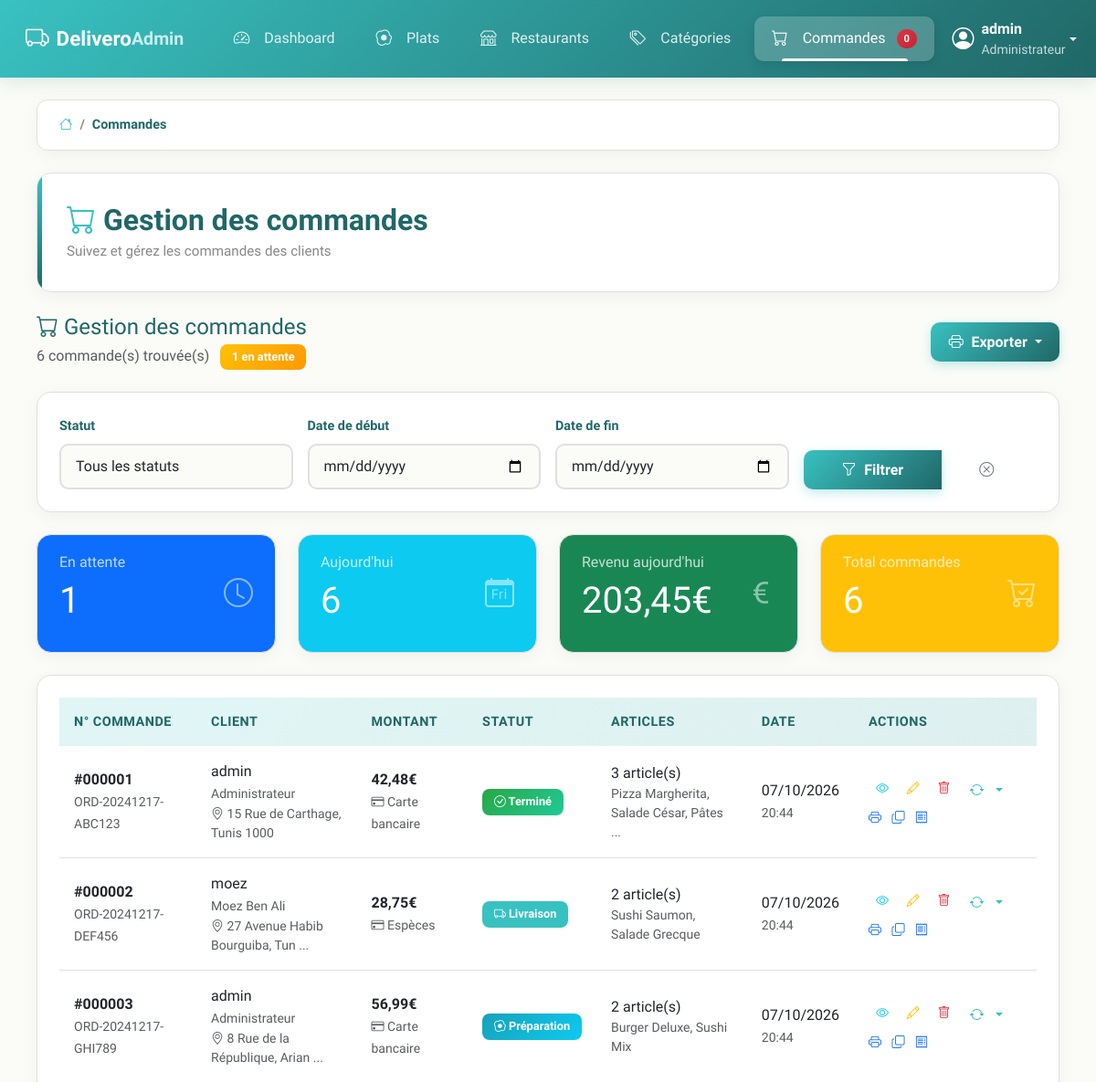
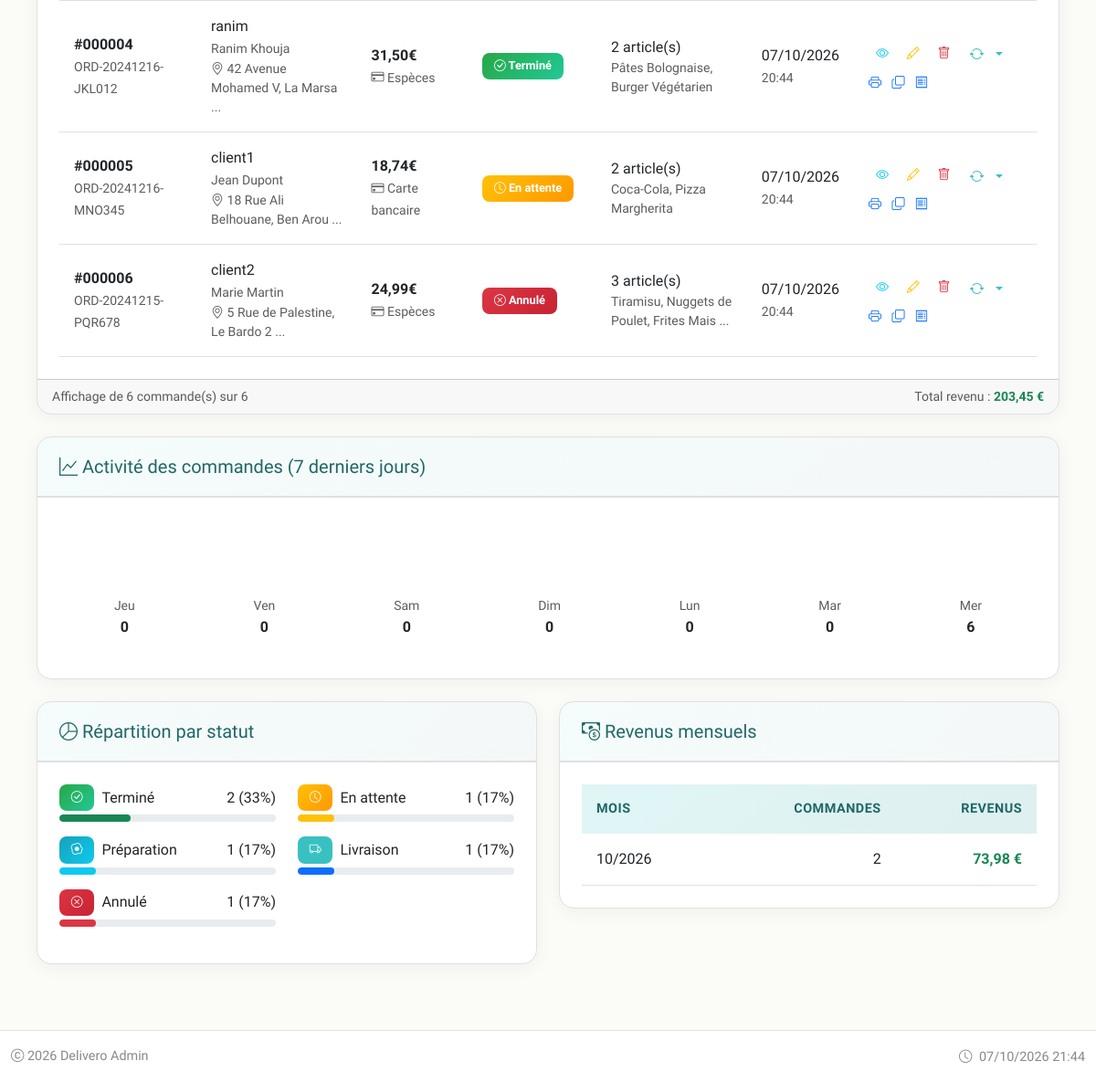
The app's page /admin/orders.php (signed in) with its own data (2 pictures, top to bottom).
### tables this page shows
CREATE TABLE IF NOT EXISTS orders (
    id INT AUTO_INCREMENT PRIMARY KEY,
    order_number VARCHAR(20) UNIQUE NOT NULL,
    user_id INT,
    total DECIMAL(10,2) NOT NULL,
    status ENUM('pending', 'preparing', 'delivering', 'completed', 'cancelled') DEFAULT 'pending',
    delivery_address TEXT,
    delivery_time TIME,
    payment_method VARCHAR(50),
    notes TEXT,
    created_at TIMESTAMP DEFAULT CURRENT_TIMESTAMP,
    updated_at TIMESTAMP DEFAULT CURRENT_TIMESTAMP ON UPDATE CURRENT_TIMESTAMP,
    FOREIGN KEY (user_id) REFERENCES users(id) ON DELETE SET NULL,
    INDEX idx_order_number (order_number),
    INDEX idx_status (status),
    INDEX idx_created (created_at)
);

### admin/templates/orders_list.phtml (the view, shortened to what the rows shown need)
<div class="row mb-4">
    <div class="col-12">
        <div class="d-flex justify-content-between align-items-center">
            <div>
                <h2 class="h4 mb-1">
                    <i class="bi bi-cart"></i> Gestion des commandes
                </h2>
            </div>
        </div>
    </div>
</div>
<div class="row mb-4">
    <div class="col-md-3">
        <div class="card bg-primary text-white">
            <div class="card-body">
                <div class="d-flex justify-content-between align-items-center">
                    <div>
                        <h2 class="card-title display-6"><?= $pendingCount ?></h2>
                    </div>
                </div>
            </div>
        </div>
    </div>
    <div class="col-md-3">
        <div class="card bg-info text-white">
            <div class="card-body">
                <div class="d-flex justify-content-between align-items-center">
                    <div>
                        <h2 class="card-title display-6"><?= $todayCount ?></h2>
                    </div>
                </div>
            </div>
        </div>
    </div>
    <div class="col-md-3">
        <div class="card bg-success text-white">
            <div class="card-body">
                <div class="d-flex justify-content-between align-items-center">
                    <div>
                        <h2 class="card-title display-6"><?= number_format($todayRevenue, 2, ',', ' ') ?>€</h2>
                    </div>
                </div>
            </div>
        </div>
    </div>
    <div class="col-md-3">
        <div class="card bg-warning text-white">
            <div class="card-body">
                <div class="d-flex justify-content-between align-items-center">
                    <div>
                        <h2 class="card-title display-6"><?= $totalCount ?></h2>
                    </div>
                </div>
            </div>
        </div>
    </div>
</div>
<?php if (empty($orders)): ?>
    <div class="card">
        <div class="card-body text-center py-5">
            <i class="bi bi-cart display-1 text-muted mb-3"></i>
            <h3>Aucune commande trouvée</h3>
            <p class="text-muted mb-4">
                <?php if (isset($status_filter) && $status_filter): ?>
                    Aucune commande avec ce statut.
                <?php else: ?>
                    Aucune commande n'a encore été passée.
                <?php endif; ?>
            </p>
            <a href="add_order.php" class="btn btn-primary">
                <i class="bi bi-plus-circle"></i> Créer une commande
            </a>
        </div>
    </div>
<?php else: ?>
    <div class="card">
        <div class="card-body">
            <div class="table-responsive">
                <table class="table table-hover">
                    <thead>
                        <tr>
                            <th>N° Commande</th>
                            <th>Client</th>
                            <th>Montant</th>
                            <th>Statut</th>
                            <th>Articles</th>
                            <th>Date</th>
                            <th width="200">Actions</th>
                        </tr>
                    </thead>
                    <tbody>
                        <?php foreach ($orders as $order): ?>
                            <tr>
                                <td>
                                    <strong>#<?= str_pad($order['id'], 6, '0', STR_PAD_LEFT) ?></strong>
                                    <?php if ($order['order_number']): ?>
                                        <br>
                                        <small class="text-muted"><?= htmlspecialchars($order['order_number']) ?></small>
                                    <?php endif; ?>
                                </td>
                                <td>
                                    <?php if ($order['username'] && $order['username'] !== 'N/A'): ?>
                                        <div class="fw-medium"><?= htmlspecialchars($order['username']) ?></div>
                                        <?php if ($order['full_name'] && $order['full_name'] !== 'N/A'): ?>
                                            <small class="text-muted"><?= htmlspecialchars($order['full_name']) ?></small>
                                        <?php endif; ?>
                                    <?php else: ?>
                                        <div class="text-muted">Client inconnu</div>
                                    <?php endif; ?>
                                    <?php if ($order['delivery_address']): ?>
                                        <small class="text-muted d-block" style="max-width: 200px;">
                                            <i class="bi bi-geo-alt"></i>
                                            <?= htmlspecialchars(substr($order['delivery_address'], 0, 30)) ?>
                                            <?php if (strlen($order['delivery_address']) > 30): ?>...<?php endif; ?>
                                        </small>
                                    <?php endif; ?>
                                </td>
                                <td>
                                    <div class="fw-bold"><?= number_format($order['total'], 2, ',', ' ') ?>€</div>
                                    <?php if ($order['payment_method']): ?>
                                        <small class="text-muted">
                                            <i class="bi bi-credit-card"></i>
                                            <?= htmlspecialchars($order['payment_method']) ?>
                                        </small>
                                    <?php endif; ?>
                                </td>
                                <td>
                                    <?php
                                    $statusConfig = [
                                        'pending' => ['class' => 'warning', 'icon' => 'clock', 'text' => 'En attente'],
                                        'preparing' => ['class' => 'info', 'icon' => 'egg-fried', 'text' => 'Préparation'],
                                        'delivering' => ['class' => 'primary', 'icon' => 'truck', 'text' => 'Livraison'],
                                        'completed' => ['class' => 'success', 'icon' => 'check-circle', 'text' => 'Terminé'],
                                        'cancelled' => ['class' => 'danger', 'icon' => 'x-circle', 'text' => 'Annulé']
                                    ];
                                    $config = $statusConfig[$order['status']];
                                    ?>
                                    <span class="badge bg-<?= $config['class'] ?>">
                                        <i class="bi bi-<?= $config['icon'] ?>"></i>
                                        <?= $config['text'] ?>
                                    </span>
                                </td>
                                <td>
                                    <div class="fw-medium"><?= $order['items_count'] ?> article(s)</div>
                                    <?php if ($order['dish_names'] && $order['dish_names'] !== 'N/A'): ?>
                                        <small class="text-muted d-block" style="max-width: 200px;">
                                            <?= htmlspecialchars(substr($order['dish_names'], 0, 40)) ?>
                                            <?php if (strlen($order['dish_names']) > 40): ?>...<?php endif; ?>
                                        </small>
                                    <?php endif; ?>
                                </td>
                                <td>
                                    <div class="fw-medium"><?= date('d/m/Y', strtotime($order['created_at'])) ?></div>
                                    <small class="text-muted">
                                        <?= date('H:i', strtotime($order['created_at'])) ?>
                                    </small>
                                </td>
                                <td>
                                    <div class="btn-group btn-group-sm">
                                        <a href="order_details.php?id=<?= $order['id'] ?>"
                                           class="btn btn-outline-info"
                                           title="Voir les détails"
                                           data-bs-toggle="tooltip">
                                            <i class="bi bi-eye"></i>
                                        </a>
                                        <a href="edit_order.php?id=<?= $order['id'] ?>"
                                           class="btn btn-outline-warning"
                                           title="Modifier la commande"
                                           data-bs-toggle="tooltip">
                                            <i class="bi bi-pencil"></i>
                                        </a>
                                        <a href="delete_order.php?id=<?= $order['id'] ?>"
                                           class="btn btn-outline-danger"
                                           onclick="return confirm('Êtes-vous sûr de vouloir supprimer la commande #<?= str_pad($order['id'], 6, '0', STR_PAD_LEFT) ?> ?')"
                                           title="Supprimer la commande"
                                           data-bs-toggle="tooltip">
                                            <i class="bi bi-trash"></i>
                                        </a>
                                        <div class="dropdown">
                                            <button class="btn btn-outline-primary dropdown-toggle"
                                                    type="button"
                                                    data-bs-toggle="dropdown"
                                                    title="Changer le statut">
                                                <i class="bi bi-arrow-repeat"></i>
                                            </button>
                                        </div>
                                    </div>
                                    <div class="mt-1 small">
                                        <a href="print_order.php?id=<?= $order['id'] ?>"
                                           class="text-decoration-none me-2"
                                           title="Imprimer"
                                           data-bs-toggle="tooltip">
                                            <i class="bi bi-printer"></i>
                                        </a>
                                        <a href="duplicate_order.php?id=<?= $order['id'] ?>"
                                           class="text-decoration-none me-2"
                                           title="Dupliquer"
                                           data-bs-toggle="tooltip">
                                            <i class="bi bi-copy"></i>
                                        </a>
                                        <a href="invoice_order.php?id=<?= $order['id'] ?>"
                                           class="text-decoration-none"
                                           title="Facture"
                                           data-bs-toggle="tooltip">
                                            <i class="bi bi-receipt"></i>
                                        </a>
                                    </div>
                                </td>
                            </tr>
                        <?php endforeach; ?>
                    </tbody>
                </table>
            </div>
        </div>
    </div>
<?php endif; ?>
<div class="row mt-4">
    <div class="col-md-6">
        <div class="card">
            <div class="card-body">
                <div class="table-responsive">
                    <table class="table table-sm">
                        <thead>
                            <tr>
                                <th>Mois</th>
                                <th class="text-end">Commandes</th>
                                <th class="text-end">Revenus</th>
                            </tr>
                        </thead>
                    </table>
                </div>
            </div>
        </div>
    </div>
</div>

### records on screen
orders: id "000001", order_number "ORD-20241217-ABC123", username "admin", full_name "Administrateur", delivery_address "15 Rue de Carthage, Tunis 1000", total "42,48", payment_method "Carte bancaire", status "Terminé", items_count "3", dish_names "Pizza Margherita, Salade César, Pâtes", created_at "07/10/2026", created_at "20:44"
orders: id "000002", order_number "ORD-20241217-DEF456", username "moez", full_name "Moez Ben Ali", delivery_address "27 Avenue Habib Bourguiba, Tun", total "28,75", payment_method "Espèces", status "Livraison", items_count "2", dish_names "Sushi Saumon, Salade Grecque", created_at "07/10/2026", created_at "20:44"
orders: id "000003", order_number "ORD-20241217-GHI789", username "admin", full_name "Administrateur", delivery_address "8 Rue de la République, Arian", total "56,99", payment_method "Carte bancaire", status "Préparation", items_count "2", dish_names "Burger Deluxe, Sushi Mix", created_at "07/10/2026", created_at "20:44"
orders: id "000004", order_number "ORD-20241216-JKL012", username "ranim", full_name "Ranim Khouja", delivery_address "42 Avenue Mohamed V, La Marsa", total "31,50", payment_method "Espèces", status "Terminé", items_count "2", dish_names "Pâtes Bolognaise, Burger Végétarien", created_at "07/10/2026", created_at "20:44"
orders: id "000005", order_number "ORD-20241216-MNO345", username "client1", full_name "Jean Dupont", delivery_address "18 Rue Ali Belhouane, Ben Arou", total "18,74", payment_method "Carte bancaire", status "En attente", items_count "2", dish_names "Coca-Cola, Pizza Margherita", created_at "07/10/2026", created_at "20:44"
orders: id "000006", order_number "ORD-20241215-PQR678", username "client2", full_name "Marie Martin", delivery_address "5 Rue de Palestine, Le Bardo 2", total "24,99", payment_method "Espèces", status "Annulé", items_count "3", dish_names "Tiramisu, Nuggets de Poulet, Frites Mais", created_at "07/10/2026", created_at "20:44"

### other values on screen
$_SESSION['username'] "admin"
$crumb['title'] "Commandes"
$pageTitle "Gestion des commandes"
$pageDescription "Suivez et gérez les commandes des clients"
count($orders) "6"
$pendingCount "1"
$todayCount "6"
$todayRevenue "203,45"
$totalCount "6"
$totalRevenue "203,45"
$dayNameFr "Jeu"
$dayData['count'] "0"
$dayNameFr "Ven"
$dayNameFr "Sam"
$dayNameFr "Dim"
